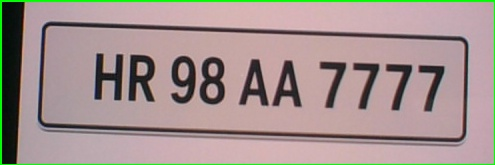
#> input picture captured/scanned_plate_0.jpg, 495 x 165 px; its folder holds only this picture in this run
$ python ocr.py
#> lines starting #> are read from the running program, lines starting #| are printed output that depends on the picture; after the words box and inside, x2 and y2 are one past the last pixel; in counts of white or black regions, pixels touching at a corner belong together
#> further down, img is the input picture: shape (165, 495, 3); mean B, G, R 142.9, 146.4, 163.4
import cv2
import numpy as np
import pytesseract
import os

pytesseract.pytesseract.tesseract_cmd = r'C:/Program Files/Tesseract-OCR/tesseract.exe'

ocr_config = '--oem 1 --psm 6 -c tessedit_char_whitelist=ABCDEFGHIJKLMNOPQRSTUVWXYZ0123456789'

image_folder = 'captured'

def auto_crop(image):
    gray = cv2.cvtColor(image, cv2.COLOR_BGR2GRAY)
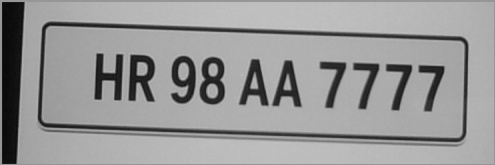
#> gray: shape (165, 495); min 7, max 198, mean 151.1
    blur = cv2.GaussianBlur(gray, (5, 5), 0)
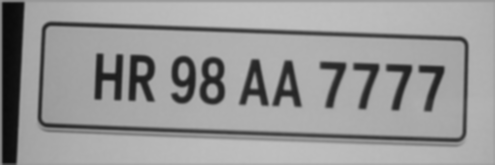
#> blur: shape (165, 495); min 9, max 192, mean 151.1
    edged = cv2.Canny(blur, 100, 200)
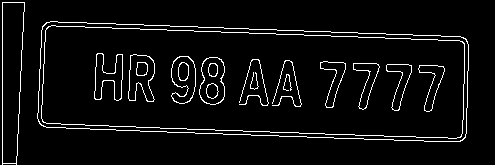
#> edged: shape (165, 495); 5.2% white in thin lines or dots

    contours, _ = cv2.findContours(edged, cv2.RETR_EXTERNAL, cv2.CHAIN_APPROX_SIMPLE)
#> contours = 2 contours; box (x1, y1, x2, y2) and area: (37, 21, 469, 142) 45198, (2, 2, 25, 165) 2896
    contours = sorted(contours, key=cv2.contourArea, reverse=True)

    for cnt in contours:
        x, y, w, h = cv2.boundingRect(cnt)
        if w * h > 5000:
            return image[y:y + h, x:x + w]
#> this loop made 1 pass
#> (x, y, w, h) on pass 1: (37, 21, 432, 121)
    return image

def preprocess_image(img):
    img = cv2.resize(img, None, fx=2, fy=2, interpolation=cv2.INTER_CUBIC)
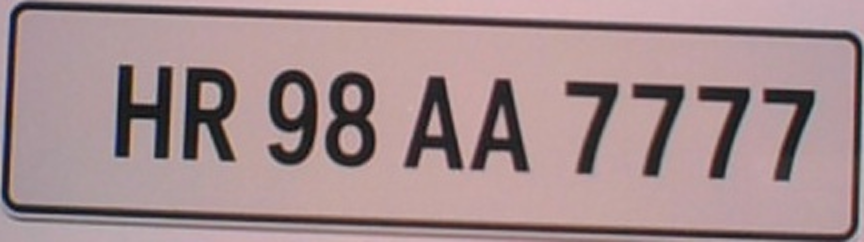
#> img: shape (242, 864, 3); mean of channels 0, 1, 2 140.4, 138.6, 161.9; drawn as B, G, R
    gray = cv2.cvtColor(img, cv2.COLOR_BGR2GRAY)
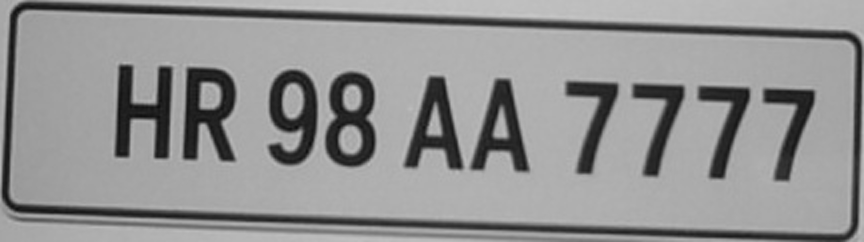
#> gray: shape (242, 864); min 12, max 200, mean 145.8
    blur = cv2.GaussianBlur(gray, (5, 5), 0)
#> blur: shape (242, 864)
    _, binary = cv2.threshold(blur, 0, 255, cv2.THRESH_BINARY + cv2.THRESH_OTSU)
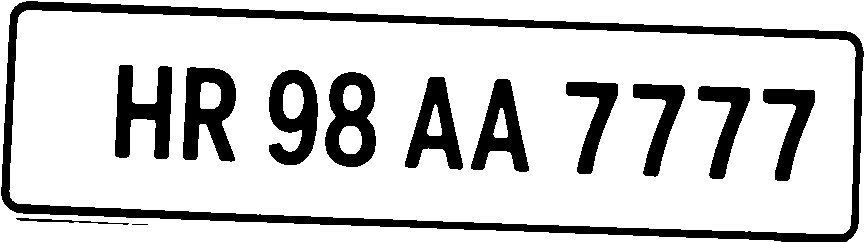
#> binary: shape (242, 864); 80.2% white; 13 black regions (1 under 20 px), largest, box (x1, y1, x2, y2) and area: (1, 1, 864, 242) 16317, (183, 67, 236, 162) 3174, (115, 65, 172, 159) 3065
    dilated = cv2.dilate(binary, np.ones((2, 2), np.uint8), iterations=1)
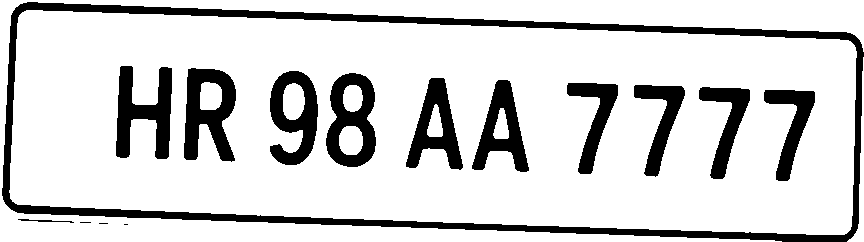
#> dilated: shape (242, 864); 82.3% white; 15 black regions (3 under 20 px), largest, box (x1, y1, x2, y2) and area: (2, 2, 864, 242) 14140, (184, 68, 236, 162) 2929, (116, 66, 172, 159) 2835
    return dilated

for filename in os.listdir(image_folder):
    if filename.lower().endswith('.jpg'):
        img_path = os.path.join(image_folder, filename)
        img = cv2.imread(img_path)

        if img is not None:
            img = auto_crop(img)
            processed_img = preprocess_image(img)

#> (the run stopped early here; a loop or call above may not have finished)

$ run again, on captured/scanned_plate_1.jpg
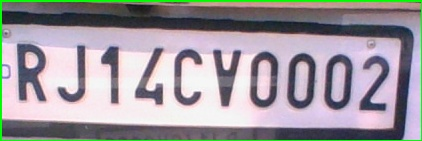
#> input picture captured/scanned_plate_1.jpg, 422 x 141 px
#> img is the input picture: shape (141, 422, 3); mean B, G, R 157.7, 152.2, 157.4
#> in auto_crop, `edged = cv2.Canny(blur, 100, 200)`:
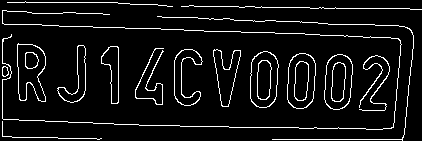
#> edged: shape (141, 422); 7.3% white in thin lines or dots
#> contours = 16 contours, 5 with area under 20; largest, box (x1, y1, x2, y2) and area: (250, 51, 279, 108) 1325, (287, 53, 316, 109) 1314, (324, 54, 353, 110) 1284, (17, 43, 46, 102) 1208, (213, 49, 241, 107) 794
#> the loop in auto_crop, `for cnt in contours:` made 12 passes
#> (x, y, w, h) on passes 1 to 8: (250, 51, 29, 57), (287, 53, 29, 56), (324, 54, 29, 56), (17, 43, 29, 59), (213, 49, 28, 58), (174, 49, 29, 57), (57, 45, 29, 58), (101, 46, 18, 58)
#> binary: shape (240, 800); 62.2% white; 16 black regions (4 under 20 px), largest, box (x1, y1, x2, y2) and area: (0, 0, 800, 240) 42420, (30, 67, 88, 182) 4086, (570, 86, 628, 198) 3650
#> in preprocess_image, `dilated = cv2.dilate(binary, np.ones((2, 2), np.uint8), iterations=1)`:
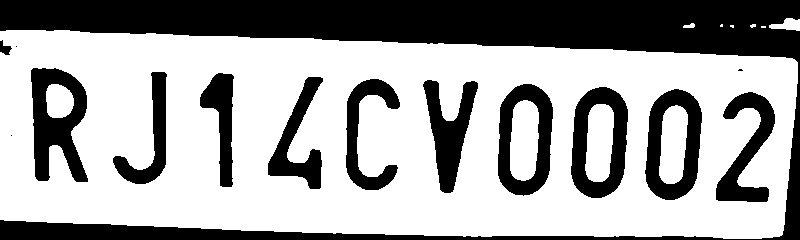
#> dilated: shape (240, 800); 64% white; 15 black regions (3 under 20 px), largest, box (x1, y1, x2, y2) and area: (0, 0, 800, 240) 41326, (31, 68, 88, 182) 3797, (571, 87, 628, 198) 3374

$ run again, on captured/scanned_plate_2.jpg
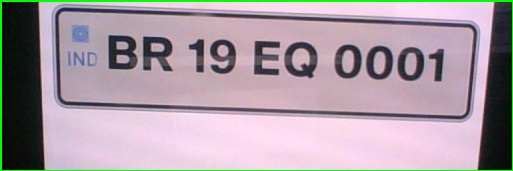
#> input picture captured/scanned_plate_2.jpg, 513 x 171 px
#> img is the input picture: shape (171, 513, 3); mean B, G, R 164.2, 155.2, 169.8
#> in auto_crop, `edged = cv2.Canny(blur, 100, 200)`:
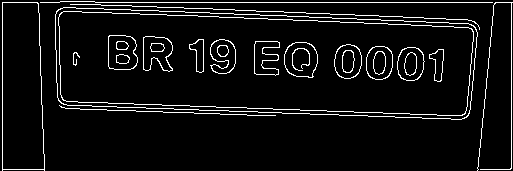
#> edged: shape (171, 513); 6.4% white in thin lines or dots
#> contours = 6 contours, 4 with area under 20; largest, box (x1, y1, x2, y2) and area: (55, 7, 478, 120) 40398, (2, 2, 45, 171) 6506
#> the loop in auto_crop, `for cnt in contours:` made 1 pass
#> (x, y, w, h) on pass 1: (55, 7, 423, 113)
#> binary: shape (226, 846); 80.5% white; 19 black regions (3 under 20 px), largest, box (x1, y1, x2, y2) and area: (0, 0, 845, 226) 14834, (106, 56, 165, 125) 3033, (176, 59, 235, 129) 2821
#> in preprocess_image, `dilated = cv2.dilate(binary, np.ones((2, 2), np.uint8), iterations=1)`:
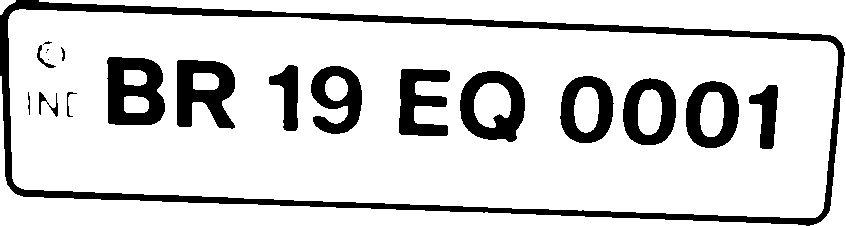
#> dilated: shape (226, 846); 82.6% white; 20 black regions (4 under 20 px), largest, box (x1, y1, x2, y2) and area: (0, 0, 845, 226) 12805, (107, 57, 165, 125) 2819, (177, 60, 235, 129) 2613
